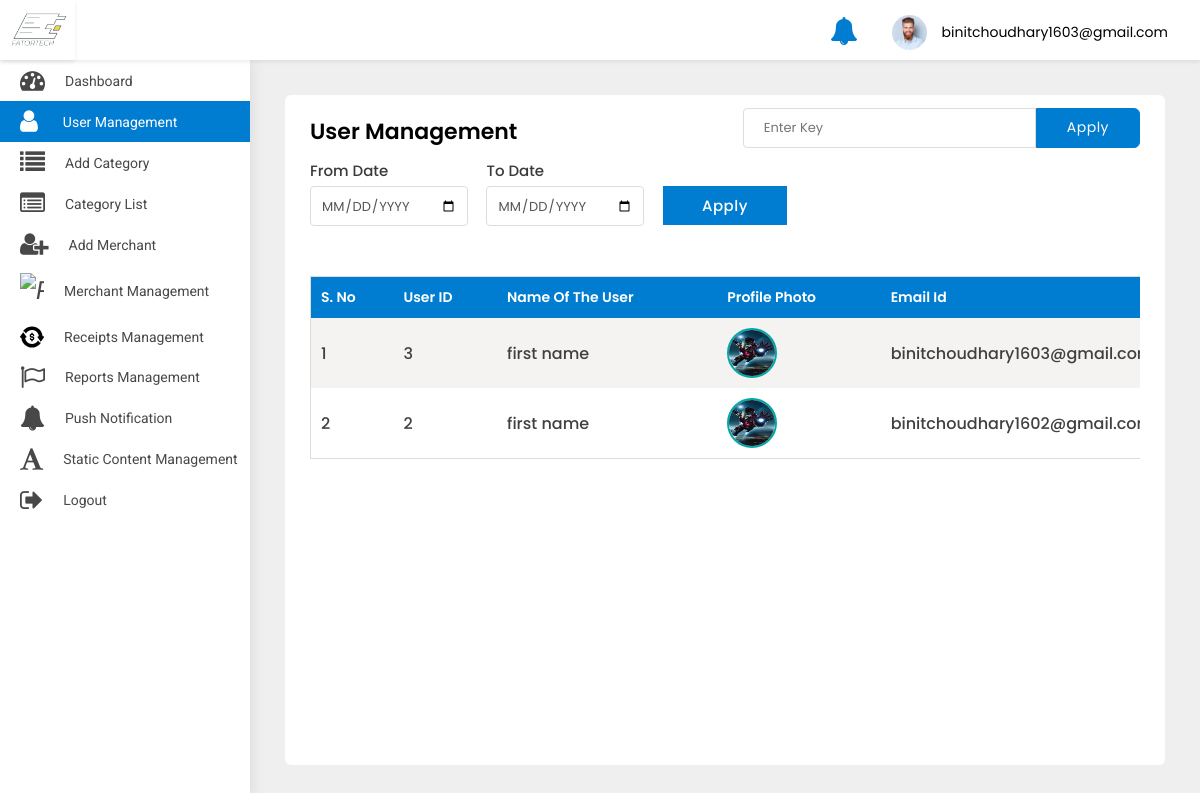
Page /adminpanel/users-list/ (signed in) on the earlier database version.
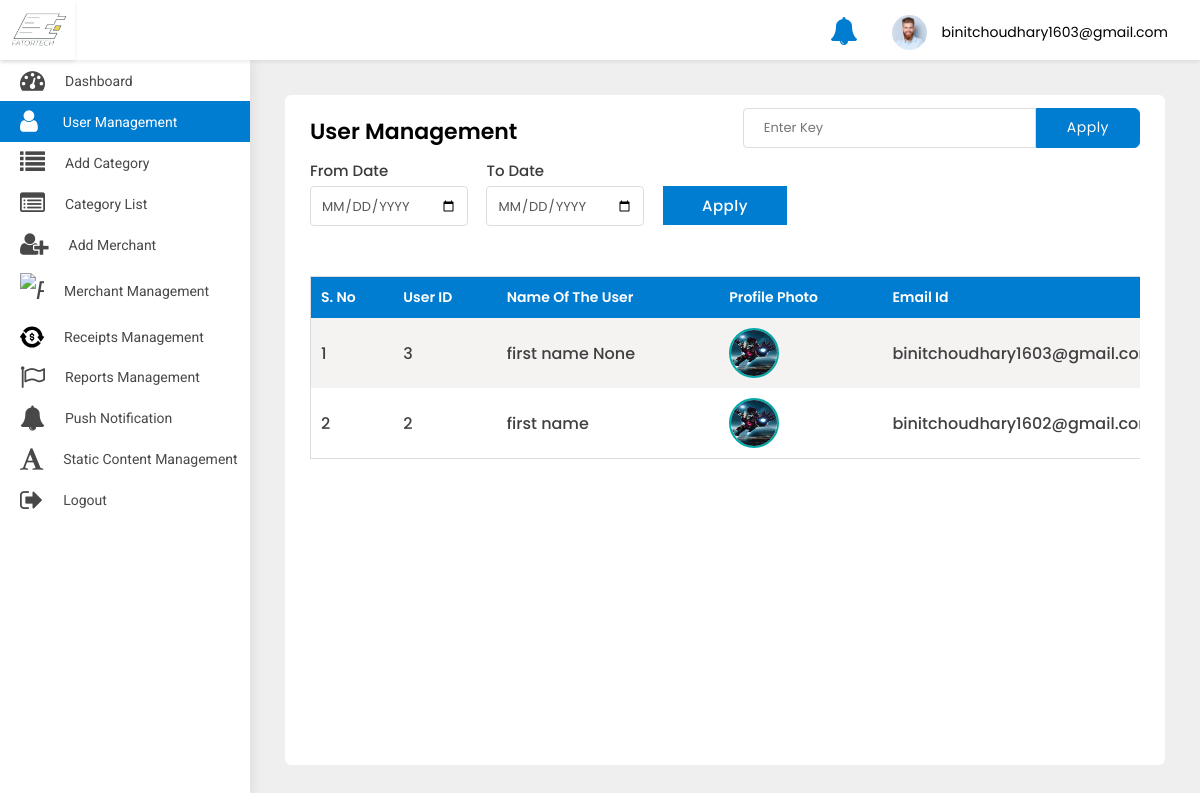
Same page on the later database version.
### src/models.py (models this page shows)
class User(AbstractBaseUser, PermissionsMixin):
    first_name = models.CharField(default='first name', max_length=100)
    last_name = models.CharField(default='', max_length=100, null=True, blank=True)
    email = models.CharField(default='', max_length=255, unique=True)
    country_code = models.CharField(default='+91', max_length=10)
    phone_number = models.CharField(default='', max_length=13)
    profile_pic = models.ImageField(default='default_profile.png', null=True, blank=True)
    device_token = models.CharField(default='', max_length=500, null=True, blank=True)
    password = models.CharField(default='', max_length=100)
    confirm_password = models.CharField(default='', max_length=100)
    is_merchant = models.BooleanField(default=False)
    created_at = models.DateTimeField(auto_now_add=True)
    is_active = models.BooleanField(default=True)
    is_staff = models.BooleanField(default=False)
    objects = UserManager()
    USERNAME_FIELD = 'email'
    class Meta:
        ordering = ('-created_at',)

### adminpanel/views.py (the view)
# urls.py: path('users-list/', UsersList.as_view(), name='users-list'),
class UsersList(LoginRequiredMixin, ListView):
    paginate_by = 5
    model = User
    template_name = 'user-management.html'
    def get(self, request, *args, **kwargs):
        qs = self.request.GET.get('qs')
        if qs:
            search = User.objects.filter(Q(first_name__icontains=qs) |
                                         Q(last_name__icontains=qs) |
                                         Q(email__icontains=qs) |
                                         Q(id__icontains=qs))
            search_count = len(search)
            context = {
                'search': search,
            }
            if search:
                messages.info(self.request, str(
                    search_count) + ' matches found')
                return render(self.request, 'user-management.html', context)
            else:
                messages.info(self.request, 'No results found')
                return render(self.request, 'user-management.html', context)
        else:
            users = User.objects.filter(is_merchant=False).exclude(is_superuser=True)
            myfilter = UserFilter(self.request.GET, queryset=users)
            users = myfilter.qs
            print(users.count())
            paginator = Paginator(users, self.paginate_by)
            page_number = self.request.GET.get('page')
            page_obj = paginator.get_page(page_number)
            context = {
                'object_list': users,
                'myfilter': myfilter,
                'pages': page_obj,
            }
            return render(self.request, "user-management.html", context)

### adminpanel/templates/user-management.html (shortened to what the changed rows need)
{% extends 'base-ereceipt.html' %}
{% block body %}
<div class="WrapperArea">
    <div class="WrapperBox">
        <div class="Small-Wrapper">
            {% if search %}
            <div class="TableList">
                <div class="dragscroll">
                    <table style="width: 150vw">
                        <thead>
                        <tr>
                            <th>S. No</th>
                            <th>User ID</th>
                            <th>Name of the user</th>
                            <th>Profile Photo</th>
                            <th>Email id</th>
                            <th>Phone Number</th>
                            <th>Registration Date</th>
                            <th>Promocode Applied</th>
                            <th>Action</th>
                        </tr>
                        </thead>
                        <tbody>
                        {% for object in search %}
                        <tr>
                            <td>{{forloop.counter}}</td>
                            <td>{{object.id}}</td>
                            <td>{{object.first_name}} {{object.last_name}}</td>
                            {% if object.profile_pic %}
                            <td>
                                <figure><img src="{{object.profile_pic.url}}" alt="Profile pic"></figure>
                            </td>
                            {% else %}
                            <td>
                                <figure><img src="https://snapic-bucket.s3.amazonaws.com/static/default_profile.png" alt=""></figure>
                            </td>
                            {% endif %}
                            <td>{{object.email}}</td>
                            <td>{{object.phone_number}}</td>
                            <td>{{object.created_at|date:'M. d, Y'}}</td>
                            {% if object.promocode %}
                            <td>{{object.promocode}}</td>
                            {% else %}
                            <td>No Promocode</td>
                            {% endif %}
                            <td>
                                <a class="Blue" href="{% url 'adminpanel:user-detail' object.id %}">
                                    <i class="fa fa-eye"></i>
                                </a>
                                <button class="Red deleteButton" value="{{object.id}}" data-toggle="modal"
                                        data-target="#DeleteModal" style="border:none;box-shadow:none;
                                                                                background:transparent;outline:0;">
                                    <i class="fa fa-trash"></i>
                                </button>
                            </td>
                        </tr>
                        {% endfor %}
                        </tbody>
                    </table>
                </div>
            </div>
            {% elif pages %}
            <div class="TableList">
                <div class="dragscroll">
                    <table style="width: 150vw">
                        <thead>
                        <tr>
                            <th>S. No</th>
                            <th>User ID</th>
                            <th>Name of the user</th>
                            <th>Profile Photo</th>
                            <th>Email id</th>
                        </tr>
                        </thead>
                        <tbody>
                        {% for object in pages %}
                        <tr>
                            <td>{{forloop.counter}}</td>
                            <td>{{object.id}}</td>
                            <td>{{object.first_name}} {{object.last_name}}</td>
                            {% if object.profile_pic %}
                            <td>
                                <figure><img src="{{object.profile_pic.url}}" alt="Profile pic"></figure>
                            </td>
                            {% else %}
                            <td>
                                <figure><img src="https://snapic-bucket.s3.amazonaws.com/static/default_profile.png" alt=""></figure>
                            </td>
                            {% endif %}
                            <td>{{object.email}}</td>
                        </tr>
                        {% endfor %}
                        </tbody>
                    </table>
                </div>
            </div>
            {% endif %}
        </div>
    </div>
</div>
{% endblock body %}

### adminpanel/templates/base-ereceipt.html (shortened to what the changed rows need)
{% load static %}
<head>
    <link type="text/css" rel="stylesheet" href="{% static 'adminpanel/css/style.css' %}">
    <link rel="stylesheet" href="{% static 'adminpanel/css/media.css' %}">
</head>
<body>
<div class="Header">
    <div class="Navigation">
        <div class="Avater">
            <a href="javascript:void(0);">
                <figure><img src="{% static 'adminpanel/images/profile.jpg' %}"></figure>
                {{user}} </a>
        </div>
    </div>
</div>
{% block body %}
{% endblock body %}
</body>
</html>

Differences in the rows shown:
changed User "binitchoudhary1603@gmail.com": last_name (not shown) → "None"
